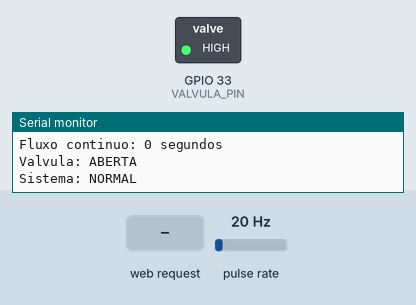
This sketch was run on a simulated ESP32. On the bench: switched loads named in the sketch (green lamp = pin HIGH), the last lines printed to the serial monitor. Wiring (inferred from the names in the program): pulse sensor: data GPIO 17. The inputs (shaded band) are chosen by the test bench; at power-on: pulse rate 20 Hz.

Above: at 1.2 s.
1.3 s: HTTP request GET /fechar received
At 2.1 s:
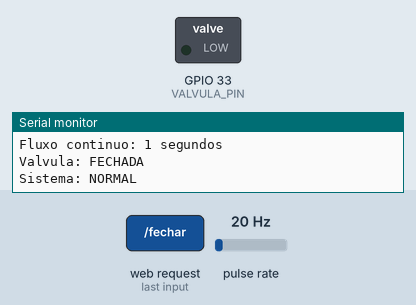
9.5 s: HTTP request GET /abrir received
At 10.7 s:
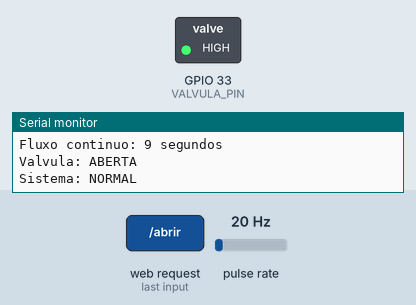
Timing chart, 0 to 12.0 s (numbered marks = the images above; inputs shaded):
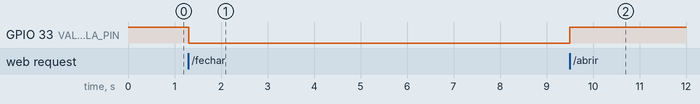

Measured:
- after the input at 1.3 s, GPIO 33 (VALVULA_PIN): HIGH → LOW at once
- after the input at 9.5 s, GPIO 33 (VALVULA_PIN): LOW → HIGH at once

The sketch:

stopleak_cod.ino
```cpp
#include <WiFi.h>
#include <WiFiAP.h>
#include <WiFiClient.h>

// =====================================================
// SISTEMA EMBARCADO DE DETECÇÃO DE VAZAMENTOS
// ESP32 + YF-S201 + RELÉ + VÁLVULA SOLENOIDE
// =====================================================


// =====================================================
// PINOS
// =====================================================

#define SENSOR_PIN 17
#define VALVULA_PIN 33


// =====================================================
// WIFI
// =====================================================

const char *ssid = "StopLeak";
const char *password = "stopleak";

WiFiServer server(80);


// =====================================================
// CALIBRAÇÃO DO SENSOR
// =====================================================

// Valor inicial.
// Depois da calibração, substitua por aquele encontrado.
float PULSOS_POR_LITRO = 442.0;


// =====================================================
// CONFIGURAÇÃO DO VAZAMENTO
// =====================================================

// Vazão mínima considerada como passagem de água
float VAZAO_MINIMA = 0.20;

// Tempo contínuo de fluxo para gerar possível vazamento
// 60 segundos inicialmente
unsigned long TEMPO_VAZAMENTO = 60000;


// =====================================================
// VARIÁVEIS DO SENSOR
// =====================================================

volatile unsigned long pulsos = 0;

unsigned long ultimoCalculo = 0;
unsigned long inicioFluxo = 0;

float vazao = 0.0;
float volumeTotal = 0.0;

bool fluxoDetectado = false;
bool vazamentoDetectado = false;


// =====================================================
// VÁLVULA
// =====================================================

// true  = válvula aberta
// false = válvula fechada

bool valvulaAberta = true;


// =====================================================
// INTERRUPÇÃO DO SENSOR
// =====================================================

void IRAM_ATTR contarPulso() {
  pulsos++;
}


// =====================================================
// ABRIR VÁLVULA
// =====================================================

void abrirValvula() {

  digitalWrite(VALVULA_PIN, HIGH);

  valvulaAberta = true;

  Serial.println();
  Serial.println("================================");
  Serial.println("VALVULA ABERTA");
  Serial.println("================================");
}


// =====================================================
// FECHAR VÁLVULA
// =====================================================

void fecharValvula() {

  digitalWrite(VALVULA_PIN, LOW);

  valvulaAberta = false;

  Serial.println();
  Serial.println("================================");
  Serial.println("VALVULA FECHADA");
  Serial.println("================================");

  if (vazamentoDetectado) {
    Serial.println("Vazamento detectado.");
    Serial.println("Fluxo interrompido.");
  }
}


// =====================================================
// CALIBRAÇÃO
// =====================================================

void calibrarSensor() {

  Serial.println();
  Serial.println("========================================");
  Serial.println("        CALIBRACAO DO YF-S201");
  Serial.println("========================================");

  Serial.println();
  Serial.println("1 - Coloque um recipiente com volume");
  Serial.println("    conhecido na saida da agua.");
  Serial.println();
  Serial.println("2 - Digite o volume utilizado.");
  Serial.println("   Exemplo: 1 para 1 litro.");
  Serial.println();

  Serial.println("Digite o volume em litros:");

  while (Serial.available() == 0) {
    delay(10);
  }

  float volumeConhecido = Serial.parseFloat();

  if (volumeConhecido <= 0) {

    Serial.println("Volume invalido.");
    return;
  }

  // Limpa entrada serial
  while (Serial.available()) {
    Serial.read();
  }

  noInterrupts();

  pulsos = 0;

  interrupts();

  Serial.println();
  Serial.println("Agora libere a agua.");
  Serial.println("Quando o recipiente atingir o volume");
  Serial.println("informado, digite FIM.");
  Serial.println();

  while (true) {

    noInterrupts();

    unsigned long pulsosAtual = pulsos;

    interrupts();

    Serial.print("\rPulsos detectados: ");
    Serial.print(pulsosAtual);

    if (Serial.available()) {

      String comando = Serial.readStringUntil('\n');

      comando.trim();

      if (comando.equalsIgnoreCase("FIM")) {

        noInterrupts();

        unsigned long pulsosFinal = pulsos;

        interrupts();

        if (pulsosFinal > 0) {

          PULSOS_POR_LITRO =
            pulsosFinal / volumeConhecido;

          Serial.println();
          Serial.println();
          Serial.println("========================================");
          Serial.println("CALIBRACAO CONCLUIDA");
          Serial.println("========================================");

          Serial.print("Pulsos medidos: ");
          Serial.println(pulsosFinal);

          Serial.print("Volume utilizado: ");
          Serial.print(volumeConhecido, 3);
          Serial.println(" L");

          Serial.print("Novo valor: ");
          Serial.print(PULSOS_POR_LITRO, 2);
          Serial.println(" pulsos/L");

          Serial.println();
          Serial.println("Use este valor no codigo:");
          Serial.print("PULSOS_POR_LITRO = ");
          Serial.print(PULSOS_POR_LITRO, 2);
          Serial.println(";");

          Serial.println("========================================");

        } else {

          Serial.println();
          Serial.println("Nenhum pulso foi detectado.");
        }

        break;
      }
    }

    delay(500);
  }
}


// =====================================================
// SETUP
// =====================================================

void setup() {

  Serial.begin(115200);

  // Sensor
  pinMode(SENSOR_PIN, INPUT_PULLUP);

  // Relé
  pinMode(VALVULA_PIN, OUTPUT);

  // Começa com a válvula aberta
  digitalWrite(VALVULA_PIN, HIGH);

  valvulaAberta = true;


  // Interrupção
  attachInterrupt(
    digitalPinToInterrupt(SENSOR_PIN),
    contarPulso,
    RISING
  );


  // ===================================================
  // WIFI
  // ===================================================

  WiFi.softAP(ssid, password);

  IPAddress IP = WiFi.softAPIP();

  server.begin();


  // ===================================================
  // INFORMAÇÕES
  // ===================================================

  Serial.println();
  Serial.println("========================================");
  Serial.println(" SISTEMA DE DETECCAO DE VAZAMENTOS");
  Serial.println("========================================");

  Serial.println();

  Serial.print("Rede Wi-Fi: ");
  Serial.println(ssid);

  Serial.print("Senha: ");
  Serial.println(password);

  Serial.print("IP DO SITE: http://");
  Serial.println(IP);

  Serial.println();

  Serial.print("Sensor YF-S201: GPIO ");
  Serial.println(SENSOR_PIN);

  Serial.print("Rele/Válvula: GPIO ");
  Serial.println(VALVULA_PIN);

  Serial.print("Calibracao: ");
  Serial.print(PULSOS_POR_LITRO);
  Serial.println(" pulsos/L");
  Serial.print("Vazao minima: ");
  Serial.print(VAZAO_MINIMA);
  Serial.println(" L/min");
  Serial.print("Tempo para alerta: ");
  Serial.print(TEMPO_VAZAMENTO / 1000);
  Serial.println(" segundos");
  Serial.println();
  Serial.println("Valvula inicialmente ABERTA.");
  Serial.println();
  Serial.print("Acesse: http://");
  Serial.println(IP);
  Serial.println();
  Serial.println("Para calibrar o sensor, digite:");
  Serial.println("CALIBRAR");
  Serial.println();
}

// =====================================================
// LOOP
// =====================================================

void loop() {

  unsigned long agora = millis();


  // ===================================================
  // COMANDO DE CALIBRAÇÃO
  // ===================================================

  if (Serial.available()) {
    String comando = Serial.readStringUntil('\n');
    comando.trim();
    if (comando.equalsIgnoreCase("CALIBRAR")) {

      calibrarSensor();
    }
  }

  // ===================================================
  // CALCULO A CADA 1 SEGUNDO
  // ===================================================

  if (agora - ultimoCalculo >= 1000) {
    ultimoCalculo = agora;

    // -------------------------------------------------
    // COPIA OS PULSOS
    // -------------------------------------------------

    noInterrupts();
    unsigned long pulsosAtual = pulsos;
    pulsos = 0;
    interrupts();

    // -------------------------------------------------
    // CALCULA VAZÃO
    // -------------------------------------------------

    vazao =
      (pulsosAtual * 60.0) /
      PULSOS_POR_LITRO;

    // -------------------------------------------------
    // CALCULA VOLUME
    // -------------------------------------------------

    float volumeAtual =
      pulsosAtual /
      PULSOS_POR_LITRO;

    volumeTotal += volumeAtual;

    // =================================================
    // DETECÇÃO DE FLUXO
    // =================================================

    if (vazao >= VAZAO_MINIMA) {

      // -----------------------------------------------
      // INICIO DO FLUXO
      // -----------------------------------------------

      if (!fluxoDetectado) {
        fluxoDetectado = true;
        inicioFluxo = agora;
        Serial.println();
        Serial.println("Fluxo de agua detectado.");
      }

      // -----------------------------------------------
      // TEMPO DE FLUXO
      // -----------------------------------------------

      unsigned long tempoFluxo =
        agora - inicioFluxo;

      // -----------------------------------------------
      // VERIFICA VAZAMENTO
      // -----------------------------------------------

      if (
        tempoFluxo >= TEMPO_VAZAMENTO &&
        !vazamentoDetectado
      ) {

        vazamentoDetectado = true;
        Serial.println();
        Serial.println("!!!!!!!!!!!!!!!!!!!!!!!!!!!!!!!!!!!!");
        Serial.println("   POSSIVEL VAZAMENTO DETECTADO");
        Serial.println("!!!!!!!!!!!!!!!!!!!!!!!!!!!!!!!!!!!!");

        Serial.print("Vazao: ");
        Serial.print(vazao, 3);
        Serial.println(" L/min");

        Serial.print("Tempo de fluxo: ");
        Serial.print(tempoFluxo / 1000);
        Serial.println(" segundos");

        // ---------------------------------------------
        // FECHA A VÁLVULA
        // ---------------------------------------------

        fecharValvula();
      }
    }

    // =================================================
    // SEM FLUXO
    // =================================================

    else {

      if (fluxoDetectado) {
        Serial.println();
        Serial.println("Fluxo de agua interrompido.");

        // Permite uma nova análise
        vazamentoDetectado = false;
      }

      fluxoDetectado = false;
    }

    // =================================================
    // MONITOR SERIAL
    // =================================================

    Serial.println("----------------------------------------");
    Serial.print("Vazao: ");
    Serial.print(vazao, 3);
    Serial.println(" L/min");
    Serial.print("Volume total: ");
    Serial.print(volumeTotal, 3);
    Serial.println(" L");

    if (fluxoDetectado) {

      unsigned long tempoFluxo =
        agora - inicioFluxo;

      Serial.print("Fluxo continuo: ");
      Serial.print(tempoFluxo / 1000);
      Serial.println(" segundos");

    } else {

      Serial.println("Fluxo continuo: 0 segundos");
    }

    Serial.print("Valvula: ");

    if (valvulaAberta) {
      Serial.println("ABERTA");
    } else {
      Serial.println("FECHADA");
    }

    Serial.print("Sistema: ");

    if (vazamentoDetectado) {
      Serial.println("VAZAMENTO DETECTADO");
    } else {
      Serial.println("NORMAL");
    }
  }

  // ===================================================
  // SERVIDOR WEB
  // ===================================================

  WiFiClient client = server.available();
  if (client) {
    String request = "";
    unsigned long tempoInicio =
      millis();

    while (
      client.connected() &&
      millis() - tempoInicio < 1000
    ) {

      if (client.available()) {
        char c = client.read();
        request += c;


        if (c == '\n') {

          // ==========================================
          // ABRIR VÁLVULA
          // ==========================================

          if (
            request.indexOf("GET /abrir") >= 0
          ) {
            abrirValvula();
            // IMPORTANTE:
            // Não desativa o sistema de detecção.
            // Se houver fluxo contínuo suficiente,
            // o sistema ainda poderá fechar a válvula.
          }

          // ==========================================
          // FECHAR VÁLVULA
          // ==========================================

          if (
            request.indexOf("GET /fechar") >= 0
          ) {

            fecharValvula();
            // O sensor continua funcionando.
          }

          // ==========================================
          // RESPOSTA HTTP
          // ==========================================

          client.println("HTTP/1.1 200 OK");
          client.println("Content-type:text/html");
          client.println("Connection: close");
          client.println();

          // ==========================================
          // HTML
          // ==========================================

          client.println("<!DOCTYPE html>");
          client.println("<html>");
          client.println("<head>");
          client.println(
            "<meta name='viewport' "
            "content='width=device-width, initial-scale=1'>"
          );

          client.println(
            "<meta http-equiv='refresh' content='2'>"
          );

          client.println(
            "<title>Sistema de Vazamento</title>"
          );

          // ==========================================
          // CSS
          // ==========================================

          client.println("<style>");
          client.println(
            "body{"
            "font-family:Arial;"
            "text-align:center;"
            "background:#f2f2f2;"
            "padding:20px;"
            "}"
          );

          client.println(
            ".caixa{"
            "background:white;"
            "padding:25px;"
            "border-radius:15px;"
            "max-width:500px;"
            "margin:auto;"
            "}"
          );

          client.println(
            ".valor{"
            "font-size:30px;"
            "font-weight:bold;"
            "}"
          );

          client.println(
            "button{"
            "padding:15px 25px;"
            "font-size:18px;"
            "margin:8px;"
            "border-radius:8px;"
            "border:none;"
            "cursor:pointer;"
            "}"
          );

          client.println(
            ".info{"
            "font-size:18px;"
            "margin:12px;"
            "}"
          );

          client.println("</style>");
          client.println("</head>");

          // ==========================================
          // CORPO
          // ==========================================

          client.println("<body>");
          client.println("<div class='caixa'>");
          client.println(
            "<h1>Sistema de Vazamento</h1>"
          );

          // ==========================================
          // VAZÃO
          // ==========================================

          client.println("<h2>Vazao</h2>");
          client.print(
            "<div class='valor'>"
          );

          client.print(vazao, 2);
          client.println(
            " L/min</div>"
          );

          // ==========================================
          // VOLUME
          // ==========================================

          client.println("<h2>Volume total</h2>");
          client.print(
            "<div class='valor'>"
          );

          client.print(volumeTotal, 2);
          client.println(
            " L</div>"
          );

          // ==========================================
          // TEMPO
          // ==========================================

          client.println(
            "<div class='info'>"
          );

          client.println(
            "Fluxo continuo: "
          );

          if (fluxoDetectado) {
            unsigned long tempoFluxo =
              millis() - inicioFluxo;
            client.print(
              tempoFluxo / 1000
            );

            client.print(" segundos");
          } else {

            client.print("0 segundos");
          }

          client.println("</div>");

          // ==========================================
          // VÁLVULA
          // ==========================================

          client.println("<h2>Valvula</h2>");
          if (valvulaAberta) {
            client.println(
              "<div class='valor'>ABERTA</div>"
            );

          } else {

            client.println(
              "<div class='valor'>FECHADA</div>"
            );
          }

          // ==========================================
          // STATUS
          // ==========================================

          client.println("<h2>Status</h2>");
          if (vazamentoDetectado) {
            client.println(
              "<div class='valor'>"
              "POSSIVEL VAZAMENTO"
              "</div>"
            );

          } else {

            client.println(
              "<div class='valor'>NORMAL</div>"
            );
          }

          // ==========================================
          // BOTÃO ABRIR
          // ==========================================

          client.println(
            "<a href='/abrir'>"
          );

          client.println(
            "<button>ABRIR VALVULA</button>"
          );

          client.println(
            "</a>"
          );

          // ==========================================
          // BOTÃO FECHAR
          // ==========================================

          client.println(
            "<a href='/fechar'>"
          );

          client.println(
            "<button>FECHAR VALVULA</button>"
          );

          client.println(
            "</a>"
          );

          // ==========================================
          // INFORMAÇÕES
          // ==========================================
          client.println("<hr>");
          client.println(
            "<p>Calibracao: "
          );

          client.print(
            PULSOS_POR_LITRO,
            2
          );

          client.println(
            " pulsos/L</p>"
          );

          client.println(
            "<p>Vazao minima: "
          );

          client.print(
            VAZAO_MINIMA,
            2
          );

          client.println(
            " L/min</p>"
          );

          client.println(
            "<p>Tempo para alerta: "
          );

          client.print(
            TEMPO_VAZAMENTO / 1000
          );

          client.println(
            " segundos</p>"
          );
          // ==========================================
          // IP
          // ==========================================

          IPAddress IP =
            WiFi.softAPIP();
          client.println("<hr>");
          client.println(
            "<p>Endereco do site:</p>"
          );

          client.print(
            "<strong>http://"
          );

          client.print(IP);
          client.println(
            "</strong>"
          );

          client.println("</div>");
          client.println("</body>");
          client.println("</html>");
          client.println();

          break;
        }
      }
    }

    client.stop();
  }
}
```
